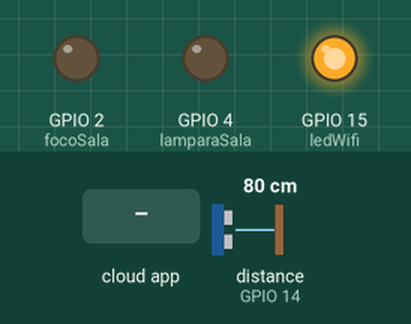
This sketch was run on a simulated ESP32. Parts: output pins drawn as LEDs (lit = HIGH). The inputs (shaded band) are chosen by the test bench; at power-on: distance to the obstacle (sensor on GPIO 14) 80 cm. The echo pulse lasts 58.3 µs per cm; WiFi joins after 1.5 s; servers stay silent unless stated; no MQTT or app messages arrive unless stated; what the sketch prints to the serial monitor is not drawn.

Above: at 3.9 s.
4.0 s: the phone or cloud app sets Foco to 255
At 5.3 s:
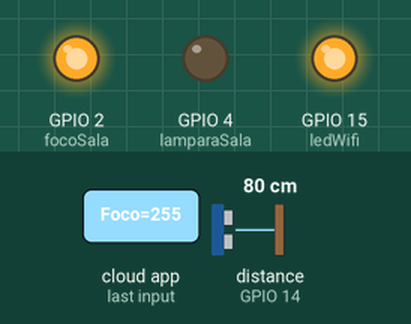
5.6 s: the phone or cloud app sets Lampara to 255
At 6.7 s:
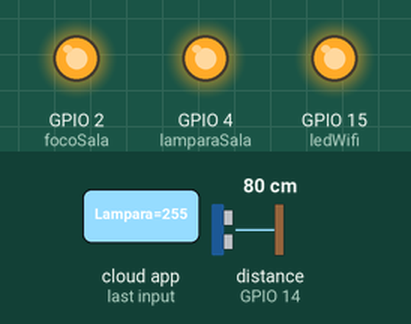
7.2 s: the phone or cloud app sets Foco to 0
At 7.8 s:
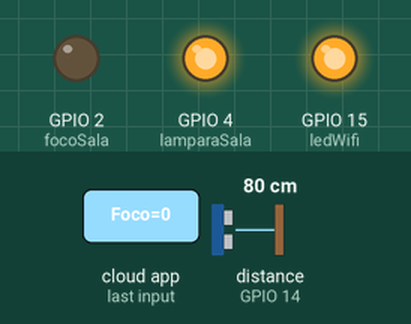
8.8 s: the phone or cloud app sets Iluminacion to 0
At 10.1 s:
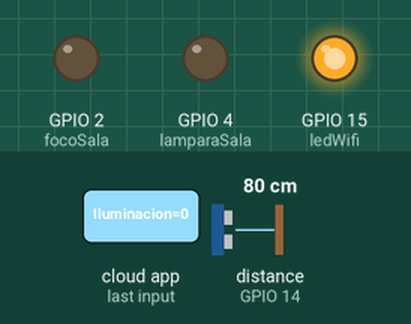
Timing chart, 0 to 11.8 s (numbered marks = the images above; inputs shaded):
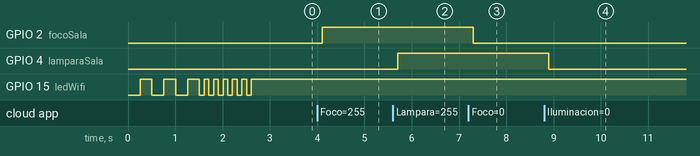

The sketch:

esp32ControllerV2.ino
```cpp
#include <WiFi.h>
#include <Espalexa.h>
#include <PubSubClient.h>
//#include <Ultrasonic.h>
#include "NewPing.h"

//Pines ultrasonico
#define trigger 13
#define echo 14

#define ledWifi 15
#define focoSala 2
#define lamparaSala 4

Espalexa alexa;
WiFiClient espClient;
PubSubClient client(espClient);
//Ultrasonic ultrasonic(trigger, echo);

NewPing sonar(trigger, echo);


const char* ssid = "Totalplay-60A5";
const char* password = "60A538FCm3yWgW58";

//const char* mqtt_server = "192.168.100.10";
//const char* mqtt_server = "192.168.1.69";
const char* mqtt_server = "192.168.100.15";


//const char* ssid = "SANTEL-KING";
//const char* password = "0240Alfsanchivis";

void device1(uint8_t brightness);
void device2(uint8_t brightness);

void devFunc1(uint8_t brightness);

String nameDevice1 = "Foco";
String nameDevice2 = "Lampara";

String nameDevFunc1 = "Iluminacion" ;

boolean estaConectado(){
  boolean estado = false;
  if (WiFi.status() == WL_CONNECTED){
   estado = true;
   digitalWrite(ledWifi, 1);
  }else{
    estado = false;
    digitalWrite(ledWifi, 0);
  }
}

void conectarWifi(){
    WiFi.mode(WIFI_STA);
    WiFi.begin(ssid, password);
    Serial.println("Conectando al wifi");
    while (WiFi.status() != WL_CONNECTED){
      WiFi.begin(ssid, password);
      Serial.print(".");
      digitalWrite(ledWifi, 0);
      delay(250);
      digitalWrite(ledWifi, 1);
      delay(250);
    }
    for (int i = 0; i < 6; i++){
      digitalWrite(ledWifi, 0);
      delay(100);
      digitalWrite(ledWifi, 1);
      delay(100);
    }
    Serial.println();
    Serial.print("Conectado a ");
    Serial.println(ssid);
    Serial.print("Con la IP");
    Serial.println(WiFi.localIP());
}

float distanciaAnt = 0;
float distanciaNew = 1;

float getDistancia(){
//    Serial.println("Leyendo " + ultrasonic.read(CM));

  //  return ultrasonic.read(CM);

   float distance = sonar.ping_median() /100;
    //int dis = (int) distnace/100;
    //Serial.println(dis);
    return distance;
}

void publicarDistancia(){
  char dis[4];
  dtostrf(distanciaAnt, 0, 0, dis);
  //Serial.println(dis);

  client.publish("casa/tinaco/nivel", dis);
}

void setup() {
  Serial.begin(115200);
  pinMode(ledWifi, OUTPUT);
  pinMode(focoSala, OUTPUT);
  pinMode(lamparaSala, OUTPUT);
  conectarWifi();
  alexa.addDevice(nameDevice1, device1);
  alexa.addDevice(nameDevice2, device2);

  alexa.addDevice(nameDevFunc1 ,devFunc1);

  alexa.begin();

  client.setServer(mqtt_server, 1883);
  client.setCallback(callback);

  reconnect();
}

void loop() {
 distanciaNew = getDistancia();
  if (distanciaAnt != distanciaNew){
    publicarDistancia();
    //Serial.println(distanciaNew);
    distanciaAnt = distanciaNew;
  }
 /*if (!estaConectado()){
  Serial.println("Reconectando ...");
  conectarWifi();
 }else if (!client.connected()){
  Serial.println("Reconectando con el servidor...");
  reconnect();
 }else{
*/
  alexa.loop();
  delay(1);

  client.loop();

 //}

}

void callback(char* topic, byte* payload, unsigned int length){
  String rama = String(topic);

  Serial.print("Mensaje nuevo: ");
  Serial.print(rama);
  String accion;
  for (int i = 0; i < length; i++){
    accion += (char) payload[i];
    //Serial.print((char)payload[i]);
  }
  Serial.println(accion);
  //Serial.println(length);

  if (rama == "casa/sala/"){
    //device1(((accion == "on") ? 255 : 0));
    if (accion == "on"){
      digitalWrite(focoSala, 1);
      digitalWrite(lamparaSala, 1);
      Serial.println("Encender iluminacion sala");
    }else{
      digitalWrite(focoSala, 0);
      digitalWrite(lamparaSala, 0);
      Serial.println("Apagar iluminacion sala");
    }
  }
  if (rama == "casa/sala/focoSala"){
    //device1(((accion == "on") ? 255 : 0));
    if (accion == "on"){
      digitalWrite(focoSala, HIGH);
      Serial.println("Foco sala ON");
    }else{
      digitalWrite(focoSala, LOW);
      Serial.println("Foco sala off");
    }
  }
  if (rama == "casa/sala/lamparaSala"){
    if (accion == "on"){
      digitalWrite(lamparaSala, HIGH);
      Serial.println("Foco sala ON");
    }else{
      digitalWrite(lamparaSala, LOW);
      Serial.println("Foco sala off");
    }
  }

}

void reconnect(){
  while (!client.connected()) {
    Serial.print("Attempting MQTT connection...");
    // Attempt to connect
    if (client.connect("esp32")) {
      Serial.println("connected");
      // Once connected, publish an announcement...
      //client.publish("casa/comedor", "Enviadno desde ESP");
      // ... and resubscribe
      client.subscribe("casa/sala/#");
      //client.subscribe("casa/sala/focoSala");
      //client.subscribe("casa/sala/lamparaSala");
      //client.subscribe("casa/tinaco/nivel");

    } else {
      Serial.print("failed, rc=");
      Serial.print(client.state());
      Serial.println(" try again in 5 seconds");
      // Wait 5 seconds before retrying
      delay(5000);
    }
  }
}

void device1(uint8_t brightness){
  if (brightness == 255){
      digitalWrite(focoSala, HIGH);
      Serial.println("Foco sala ON");
      client.publish("casa/sala/focoSala", "on");
    }else{
    digitalWrite(focoSala, LOW);
    Serial.println("foco sala OFF");
    client.publish("casa/sala/focoSala", "off");
  }
}
void device2(uint8_t brightness){
   if (brightness == 255){
      digitalWrite(lamparaSala, HIGH);
      Serial.println("Lampara sala ON");
      client.publish("casa/sala/lamparaSala", "on");
    }else{
    digitalWrite(lamparaSala, LOW);
    Serial.println("Lampara sala OFF");
    client.publish("casa/sala/lamparaSala", "off");
  }
}

void devFunc1(uint8_t brightness){
  if (brightness == 255){
    digitalWrite(focoSala, 1);
    digitalWrite(lamparaSala, 1);
    Serial.println("Encender iluminacion sala");
    client.publish("casa/sala/", "on");
  }else{
    digitalWrite(focoSala, 0);
    digitalWrite(lamparaSala, 0);
    Serial.println("Apaga iluminacion sala");
    client.publish("casa/sala/", "off");
  }
}
```

Measured:
- after the input at 4.0 s, GPIO 2 (focoSala): LOW → HIGH after 0.11 s
- after the input at 5.6 s, GPIO 4 (lamparaSala): LOW → HIGH after 0.11 s
- after the input at 7.2 s, GPIO 2 (focoSala): HIGH → LOW after 0.10 s
- after the input at 8.8 s, GPIO 4 (lamparaSala): HIGH → LOW after 0.10 s
